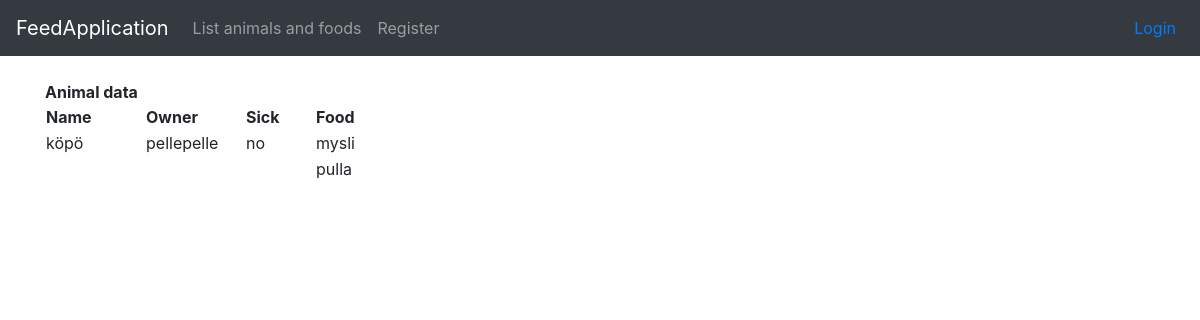
/animals/1/, run on the app's committed database.
### application/animals/models.py (models this page shows, shortened)
class Animal(Base):
    name = db.Column(db.String(144), nullable=False)
    account_id = db.Column(db.Integer, db.ForeignKey('account.id'),
                           nullable=False)
    user = db.relationship("User", backref='animal', lazy=True)
    foods = db.relationship("Food", secondary=animals_foods, back_populates='animals', lazy='dynamic')
    sick = db.Column(db.Boolean, nullable=False)

class Food(Base):
    name = db.Column(db.String(144), unique=True, nullable = False) #unique lisätty
    animals = db.relationship("Animal", secondary=animals_foods, back_populates='foods', lazy='dynamic')
    price = db.Column(db.Integer, nullable = True)
    @staticmethod
    def find_foods(animal_id):
        stmt = text("SELECT Food.name FROM Food"
        " LEFT JOIN animalsfoods ON animalsfoods.food_id = Food.id"
        " LEFT JOIN Animal ON Animal.id = animalsfoods.animal_id"
        " WHERE Animal.id = :animal_id"
        " GROUP BY Food.name").params(animal_id=animal_id)
        res = db.engine.execute(stmt)
        response = []
        for row in res:
            response.append({"name":row[0]})
        return response

### application/auth/models.py (models this page shows, shortened)
class User(Base):
    __tablename__ = "account"
    name = db.Column(db.String(144), nullable=False)
    username = db.Column(db.String(144), nullable=False)
    password = db.Column(db.String(144), nullable=False)
    animals = db.relationship("Animal", backref='account', lazy=True)

### application/animals/views.py (the view)
@app.route("/animals/<animal_id>/", methods=["GET"])
def animals_show_animal(animal_id):
    animal = Animal.query.get(animal_id)
    return render_template("animals/show.html", owner = User.query.get(animal.account_id),
        animal = Animal.query.get(animal_id), foods = Food.find_foods(animal_id), allfoods = Food.query.all())

### application/templates/animals/show.html (shortened to what this page needs)
{% extends "layout.html" %}
{% block body %}
<th><b>Animal data</b></th>
<table>
  <tr>
    <td style="width:100px"><b>Name</b></td>
    <td style="width:100px"><b>Owner</b></td>
    <td style="width:70px"><b>Sick</b></td>
    <td style="width:100px"><b>Food</b></td>
  </tr>
  <tr>
    <td>{{ animal.name }}</td>
    <td>{{ owner.name }}</td>
    {% if animal.sick == True %}
    <td>yes</td>
    {% else %}
    <td>no</td>
    {% endif %}
    {% for food in foods %}
    <td>{{ food.name }}</td><tr></tr><td></td><td></td><td></td>
    {% endfor %}
</table>
{% endblock %}

### data on the page
Animal: name "köpö"
User: name "pellepelle"
Food: name "mysli"
Food: name "pulla"
